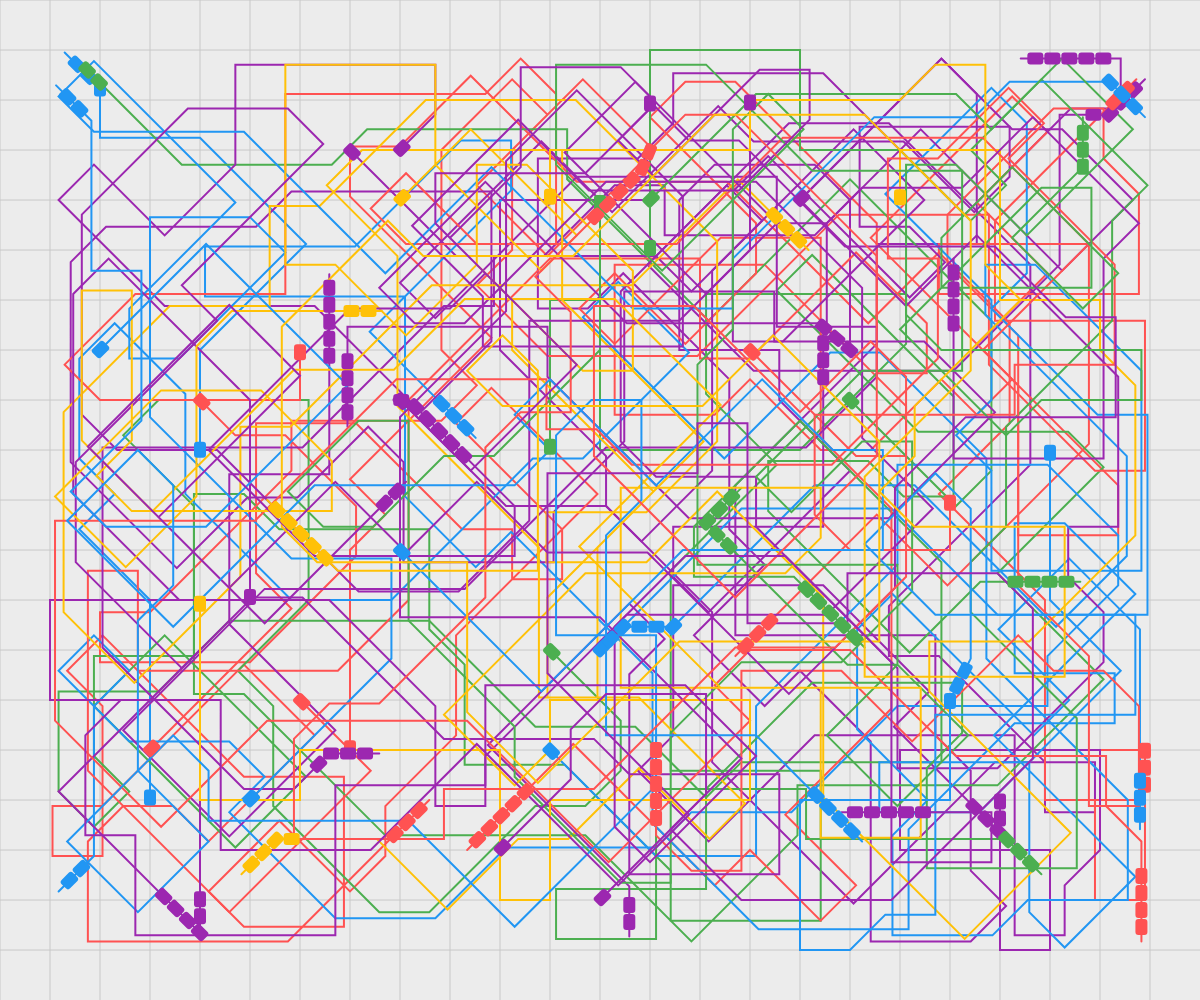
Frame 1 (no input)
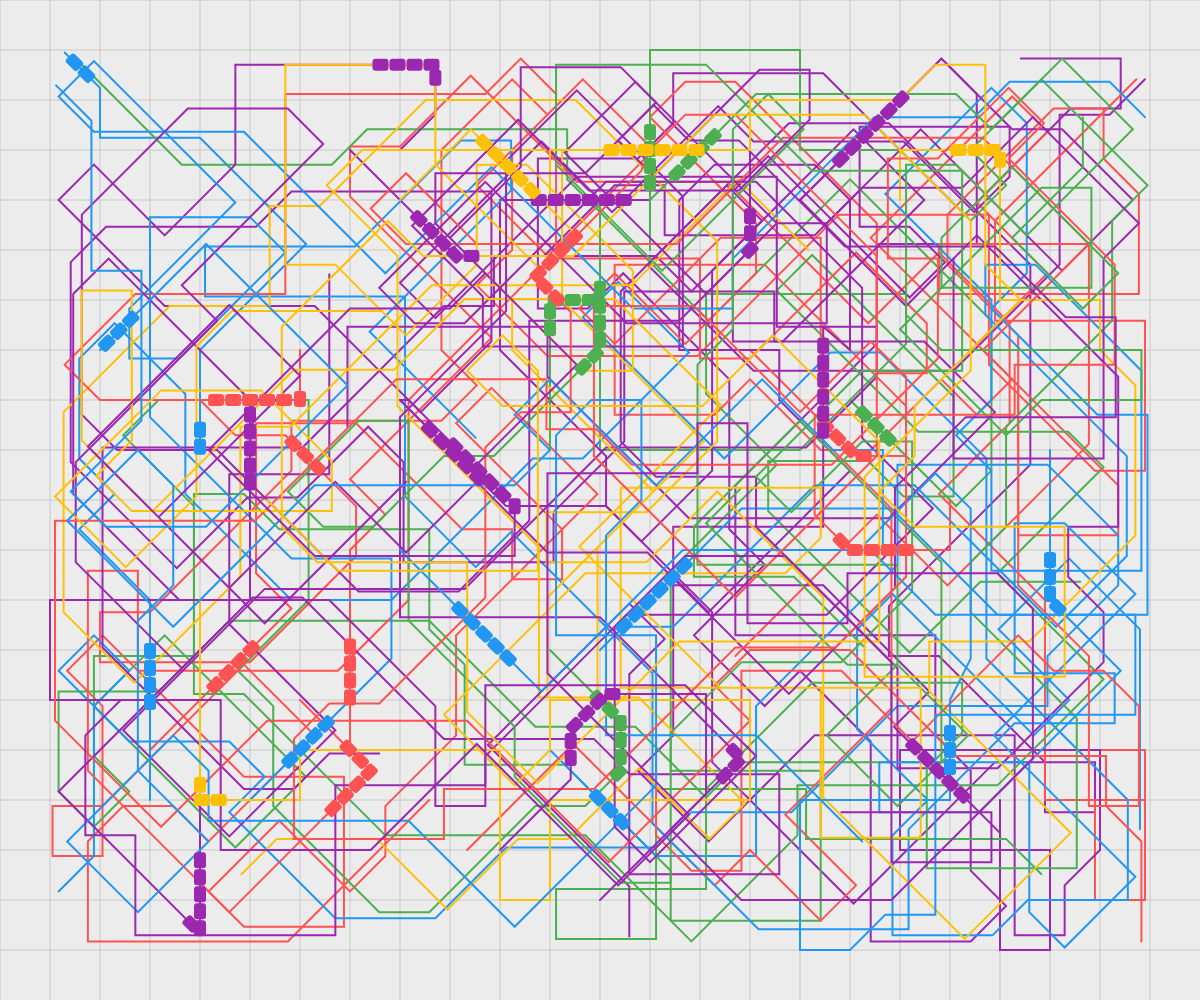
Frame 60 (no input)
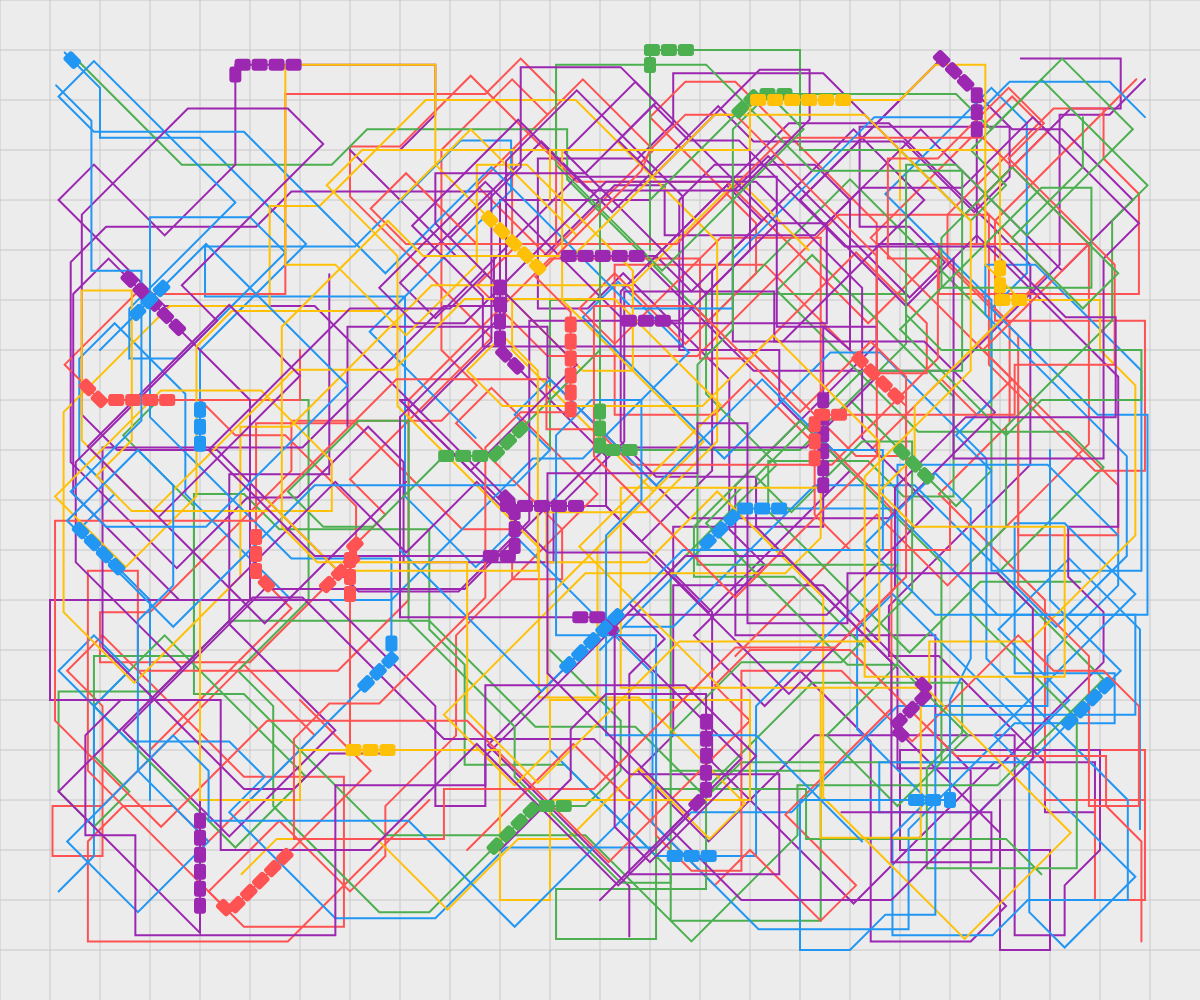
Frame 120 (the mouse pressed at the canvas centre since frame 60)

The p5.js sketch that drew these frames (run headless with seeded random() and noise() and a simulated clock; from frame 60 on, the mouse is pressed at the canvas centre):

// p5.js sketch
// ── sketch.js
// Configuration variables
const numTracks = 40;
const minCarsPertrain = 3;
const gridSize = 50;
const trackWidth = 2;
const trainLength = 16;
const trainHeight = 12;
const baseSpeed = 0.6;
const colors = ['#FF5252', '#4CAF50', '#2196F3', '#FFC107', '#9C27B0'];
const carSpacing = 17;
const minSegments = 5;
const maxSegments = 15;

let tracks = [];
let trains = [];

class Track {
    constructor(gridX, gridY) {
        this.color = colors[Math.floor(Math.random() * colors.length)];
        this.points = [];
        this.segments = [];
        this.totalLength = 0;
        this.startPos = createVector(
            gridX * gridSize,
            gridY * gridSize
        );
        this.generatePath();
        this.processSegments();
        this.isClosed = this.points.length > 1 && 
            this.points[this.points.length-1].dist(this.startPos) < 1;
    }

    generatePath() {
        let current = this.startPos.copy();
        let dir = createVector(1, 0);
        let prevDirections = [];
        this.points.push(current.copy());
        
        let segments = floor(random(minSegments, maxSegments));
        let safety = 0;
        
        while (safety++ < 50) {
            // Choose turn angle (45° or 90°)
            let angle = random([-PI/2, -PI/4, PI/4, PI/2]);
            dir.rotate(angle);
            
            // Calculate next point
            let next = current.copy().add(dir.copy().mult(gridSize * random([1,2,3,4])));
            
            // Keep within grid bounds
            if (next.x < gridSize|| next.x > width-gridSize || next.y < gridSize|| next.y > height-gridSize) {
                dir.rotate(-angle); // Undo rotation
                continue;
            }
            
            this.points.push(next.copy());
            prevDirections.push(dir.copy());

            current = next;
            
            // Check if we can close the circuit
            if (this.points.length > segments && current.dist(this.startPos) < gridSize) {
                this.points.push(this.startPos.copy());
                break;
            }
        }
    }

    processSegments() {
        this.totalLength = 0;

        for (let i = 0; i < this.points.length - 1; i++) {
            let start = this.points[i];
            let end = this.points[i + 1];
            let length = start.dist(end);
            this.segments.push({
                start,
                end,
                length,
                angle: atan2(end.y - start.y, end.x - start.x)
            });
            this.totalLength += length;
        }
    }

    getPosition(normalizedPos) {
        let targetDist = (normalizedPos % 1) * this.totalLength;
        let accumulated = 0;

        for (let seg of this.segments) {
            if (accumulated + seg.length >= targetDist) {
                let t = (targetDist - accumulated) / seg.length;
                return {
                    x: lerp(seg.start.x, seg.end.x, t),
                    y: lerp(seg.start.y, seg.end.y, t),
                    angle: seg.angle
                };
            }
            accumulated += seg.length;
        }
        return null;
    }
}

class Train {
    constructor(track) {
        this.track = track;
        this.position = 0;
        this.color = track.color;
        this.speed = baseSpeed * random(0.9, 1.1);
        this.direction = random(1) < 0.5 ? -1 : 1; // Random direction
        this.cars = floor(random(minCarsPertrain, minCarsPertrain + 4));
    }

    update() {
        const speedFactor = this.speed / 1000;
        this.position += this.direction * speedFactor;

        if (this.track.isClosed) {
            this.position = (this.position + 1) % 1;
        } else {
            if (this.position > 1) {
                this.position = 1 - (this.position - 1);
                this.direction *= -1;
            } else if (this.position < 0) {
                this.position = -this.position;
                this.direction *= -1;
            }
        }
    }

    show() {
        for (let i = 0; i < this.cars; i++) {
            let carPos = (this.position - (i * carSpacing)/this.track.totalLength + 1) % 1;
            let pos = this.track.getPosition(carPos);
            if (!pos) continue;

            push();
            translate(pos.x, pos.y);
            rotate(pos.angle);
            fill(this.color);
            noStroke();
            rectMode(CENTER);
            rect(0, 0, trainLength, trainHeight, 3);
            pop();
        }
    }
}

function setup() {
    createCanvas(windowWidth, windowHeight);
    angleMode(RADIANS);
    
    // Calculate grid positions
    const cols = floor(width / gridSize) - 1;
    const rows = floor(height / gridSize) - 1;
    
    // Generate tracks
    for (let i = 0; i < numTracks; i++) {
        let x = floor(random(1, cols));
        let y = floor(random(1, rows));
        let track = new Track(x, y);
        tracks.push(track);
        trains.push(new Train(track));
    }
}

function draw() {
    background(236);
    
    // Draw grid
    stroke(200);
    strokeWeight(1);
    for (let x = 0; x < width; x += gridSize) {
        line(x, 0, x, height);
    }
    for (let y = 0; y < height; y += gridSize) {
        line(0, y, width, y);
    }
    
    // Draw tracks
    stroke(40);
    strokeWeight(trackWidth);
    noFill();

    tracks.forEach(track => {
        beginShape();
        stroke(track.color);
        track.points.forEach(p => vertex(p.x, p.y));
        endShape();
    });
    
    // Update and draw trains
    trains.forEach(train => {
        train.update();
        train.show();
    });
}

function windowResized() {
    resizeCanvas(windowWidth, windowHeight);
  }
